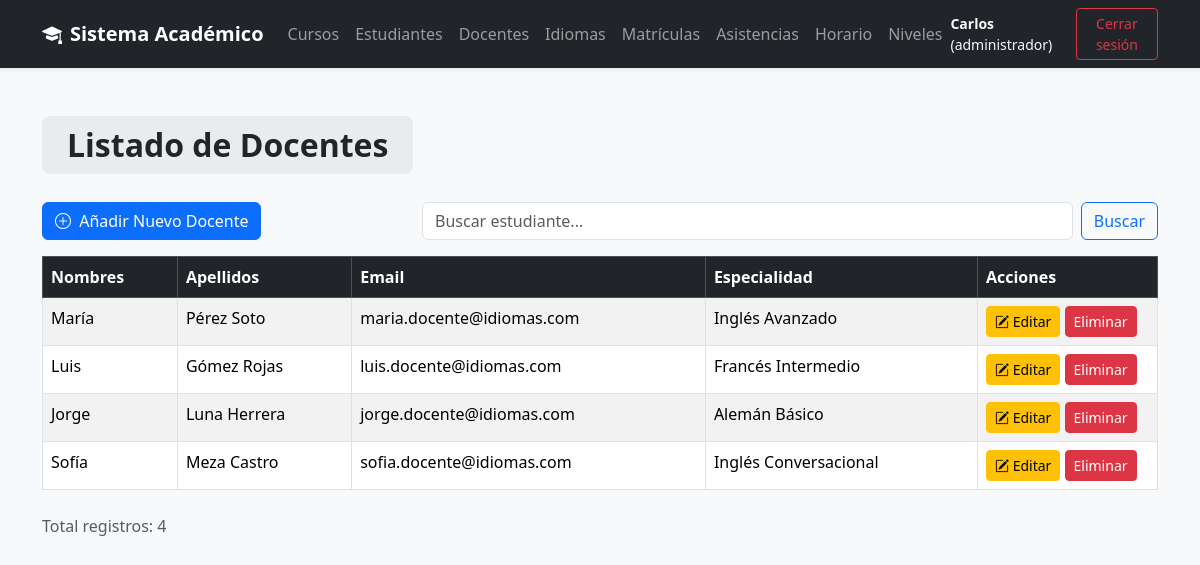
/views/docente/listar.php (signed in), run on an earlier commit of the app's database.
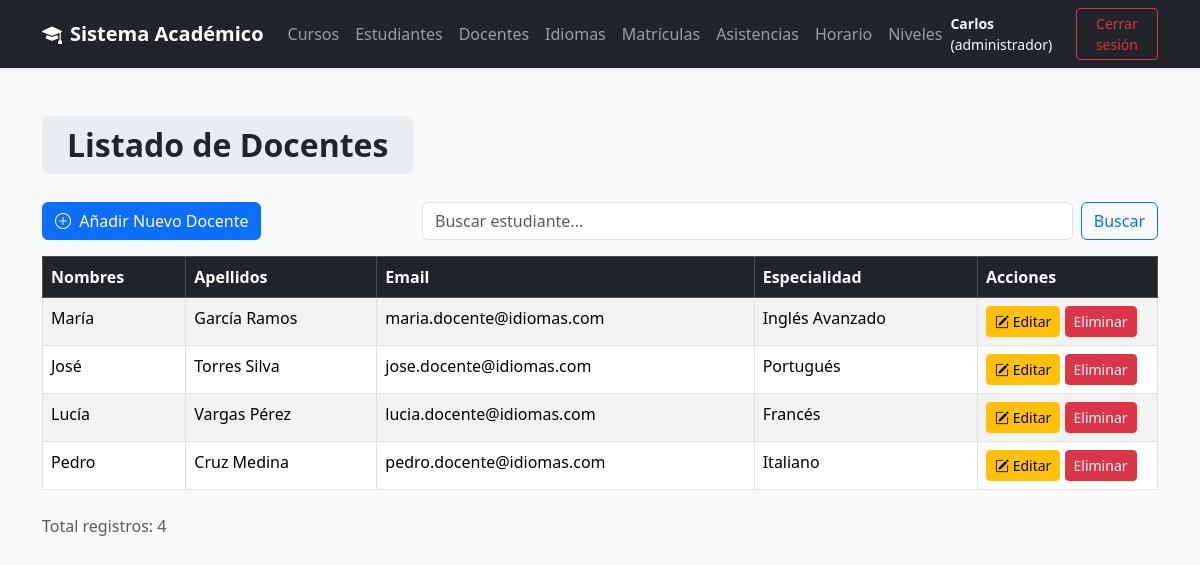
And on a later commit of the database.
### tables this page shows
CREATE TABLE Docente (
    codigoDocente INT AUTO_INCREMENT PRIMARY KEY,
    especialidad VARCHAR(100),
    idUsuario INT UNIQUE NOT NULL,
    FOREIGN KEY (idUsuario) REFERENCES Usuario(idUsuario) ON DELETE CASCADE
);

CREATE TABLE Usuario (
    idUsuario INT AUTO_INCREMENT PRIMARY KEY,
    nombres VARCHAR(100) NOT NULL,
    apellidos VARCHAR(100) NOT NULL,
    email VARCHAR(120) UNIQUE NOT NULL,
    contraseña VARCHAR(255) NOT NULL,
    perfil VARCHAR(50) NOT NULL
);

### models/Docente.php (called while the page is built, shortened)
<?php
require_once __DIR__ .'/../config/conexion.php';
class Docente{
    private $conn;
    public function __construct()
    {
        $conexion = new Conexion();
        $this->conn = $conexion->iniciar();
    }
    public function listar(){
        try{
            $sql = "SELECT * FROM Docente do JOIN usuario us on us.idUsuario=do.idusuario";
            $stmt = $this->conn->prepare($sql);
            $stmt->execute();
            return  $stmt->fetchAll(PDO::FETCH_OBJ);
        }catch(Exception $e){
            echo "Ocurrio un error con".$e->getMessage();
        }
    }
}

### config/conexion.php (called while the page is built)
<?php
class Conexion {
    private $dsn;
    private $username;
    private $password;
    private $options;
    private $conexion;
    public function __construct(
        string $host = "localhost",
        string $dbname = "InstitutoIdiomas",
        string $username = "root",
        string $password = ""
    ) {
        $this->dsn = "mysql:host={$host};dbname={$dbname};charset=utf8mb4";
        $this->username = $username;
        $this->password = $password;
        $this->options = [PDO::ATTR_ERRMODE => PDO::ERRMODE_EXCEPTION];
    }
    public function iniciar(): ?PDO {
        try {
            if ($this->conexion === null) {
                $this->conexion = new PDO(
                    $this->dsn,
                    $this->username,
                    $this->password,
                    $this->options
                );
            }
            return $this->conexion;
        } catch (PDOException $e) {
            throw new Exception("Error en la conexión a la base de datos: " . $e->getMessage());
        }
    }
}

### views/docente/listar.php (the view, shortened to what this page needs)
<?php
require_once '../../models/Docente.php';
$docenteModel = new Docente();
$busqueda = "";
if (isset($_GET['q']) && !empty($_GET['q'])) {
    $busqueda = $_GET['q'];
    $docentes = $docenteModel->buscar($busqueda);
} else {
    $docentes = $docenteModel->listar();
}
?>
<!DOCTYPE html>
<html lang="es">
<head>
    <link href="https://cdn.jsdelivr.net/npm/bootstrap@5.3.3/dist/css/bootstrap.min.css" rel="stylesheet">
    <link rel="stylesheet" href="https://cdn.jsdelivr.net/npm/bootstrap-icons@1.11.3/font/bootstrap-icons.min.css">
</head>
<body>
<?php require_once("../layout/header.php");?>
<div class="container mt-5">
        <h2>
            <span class="title-box">Listado de Docentes</span>
        </h2>
        <div class="row mb-3">
            <div class="col-md-4">
                <?php if ($_SESSION['perfil'] === 'administrador'): ?>
                    <a href="crear.php" class="btn btn-primary">
                        <i class="bi bi-plus-circle me-1"></i> Añadir Nuevo Docente
                    </a>
                <?php endif; ?>
            </div>
            <div class="col-md-8">
                <form action="listar.php" method="GET" class="d-flex">
                    <input
                        type="text"
                        class="form-control me-2"
                        name="q"
                        placeholder="Buscar estudiante..."
                        value="<?php echo htmlspecialchars($busqueda); ?>">
                    <button class="btn btn-outline-primary" type="submit">Buscar</button>
                </form>
            </div>
        </div>
    <div class="table-responsive">
        <table class="table table-bordered table-striped">
            <thead class="table-dark">
                <tr>
                    <th>Nombres</th>
                    <th>Apellidos</th>
                    <th>Email</th>
                    <th>Especialidad</th>
                    <th style="width: 180px;">Acciones</th>
                </tr>
            </thead>
            <tbody>
                <?php if (empty($docentes)): ?>
                    <tr>
                        <td colspan="5" class="text-center">No hay docentes registrados.</td>
                    </tr>
                <?php else: ?>
                    <?php foreach ($docentes as $row): ?>
                    <tr>
                        <td><?php echo $row->nombres; ?></td>
                        <td><?php echo $row->apellidos; ?></td>
                        <td><?php echo $row->email; ?></td>
                        <td><?php echo $row->especialidad; ?></td>
                        <td>
                            <?php if ($_SESSION['perfil'] === 'administrador'): ?>
                                <a href="editar.php?id=<?php echo $row->idUsuario; ?>"
                                class="btn btn-warning btn-sm">
                                    <i class="bi bi-pencil-square"></i> Editar
                                </a>
                                <a href="../../controllers/DocenteController.php?action=eliminar&id=<?php echo $row->idUsuario; ?>"
                                class="btn btn-danger btn-sm"
                                onclick="return confirm('¿Estás seguro de eliminar a <?php echo $row->nombres; ?>?');">
                                    Eliminar
                                </a>
                            <?php else: ?>
                                <span class="badge bg-secondary">Solo lectura</span>
                            <?php endif;?>
                        </td>
                    </tr>
                    <?php endforeach; ?>
                <?php endif; ?>
            </tbody>
        </table>
    </div>
    <div class="text-muted mt-2">
        Total registros: <?php echo count($docentes); ?>
    </div>
</div>
</body>
</html>

### views/layout/header.php (shortened to what this page needs)
<!DOCTYPE html>
<html lang="es">
<head>
    <link href="https://cdn.jsdelivr.net/npm/bootstrap@5.3.2/dist/css/bootstrap.min.css" rel="stylesheet">
    <link href="https://cdn.jsdelivr.net/npm/bootstrap-icons/font/bootstrap-icons.css" rel="stylesheet">
</head>
<body>
<nav class="navbar navbar-expand-lg navbar-dark bg-dark shadow-sm">
    <div class="container">
        <a class="navbar-brand fw-bold" href="../login/bienvenida.php">
            <i class="bi bi-mortarboard-fill me-2"></i>Sistema Académico
        </a>
        <div class="collapse navbar-collapse" id="navbarNav">
            <ul class="navbar-nav mx-auto">
                <?php if ($_SESSION["perfil"] === "administrador"): ?>
                    <li class="nav-item"><a class="nav-link" href="../curso/listar.php">Cursos</a></li>
                    <li class="nav-item"><a class="nav-link" href="../estudiante/listar.php">Estudiantes</a></li>
                    <li class="nav-item"><a class="nav-link" href="../docente/listar.php">Docentes</a></li>
                    <li class="nav-item"><a class="nav-link" href="../idioma/listar.php">Idiomas</a></li>
                    <li class="nav-item"><a class="nav-link" href="../matricula/listar.php">Matrículas</a></li>
                    <li class="nav-item"><a class="nav-link" href="../asistencia/listar.php">Asistencias</a></li>
                    <li class="nav-item"><a class="nav-link" href="../horario/listar.php">Horario</a></li>
                    <li class="nav-item"><a class="nav-link" href="../nivel/listar.php">Niveles</a></li>
                <?php endif; ?>
            </ul>
            <div class="d-flex align-items-center">
                <span class="text-light small me-3">
                    <strong><?= $_SESSION['nombres'] ?></strong> (<?= $_SESSION['perfil'] ?>)
                </span>
                <a href="../../controllers/logout.php" class="btn btn-outline-danger btn-sm">
                    Cerrar sesión
                </a>
            </div>
        </div>
    </div>
</nav>

### views/docente/listar.php (style rules this page uses)
body { background-color: #f8f9fa; }
.title-box { background-color: #e9ecef; display: inline-block; padding: 10px 25px; border-radius: 8px; font-size: 2rem; font-weight: 700; margin-bottom: 20px; color: #212529; }

### views/layout/header.php (style rules this page uses)
body { background: #f8f9fa; }

What changed in the data, as far as the page shows it:
changed through a linked row, docente "Inglés Avanzado": idUsuario.apellidos "Pérez Soto" → "García Ramos"
changed docente: idUsuario.nombres "Luis" → "José"; idUsuario.apellidos "Gómez Rojas" → "Torres Silva"; idUsuario.email "luis.docente@idiomas.com" → "jose.docente@idiomas.com"; especialidad "Francés Intermedio" → "Portugués"
changed docente: idUsuario.nombres "Jorge" → "Lucía"; idUsuario.apellidos "Luna Herrera" → "Vargas Pérez"; idUsuario.email "jorge.docente@idiomas.com" → "lucia.docente@idiomas.com"; especialidad "Alemán Básico" → "Francés"
changed docente: idUsuario.nombres "Sofía" → "Pedro"; idUsuario.apellidos "Meza Castro" → "Cruz Medina"; idUsuario.email "sofia.docente@idiomas.com" → "pedro.docente@idiomas.com"; especialidad "Inglés Conversacional" → "Italiano"
